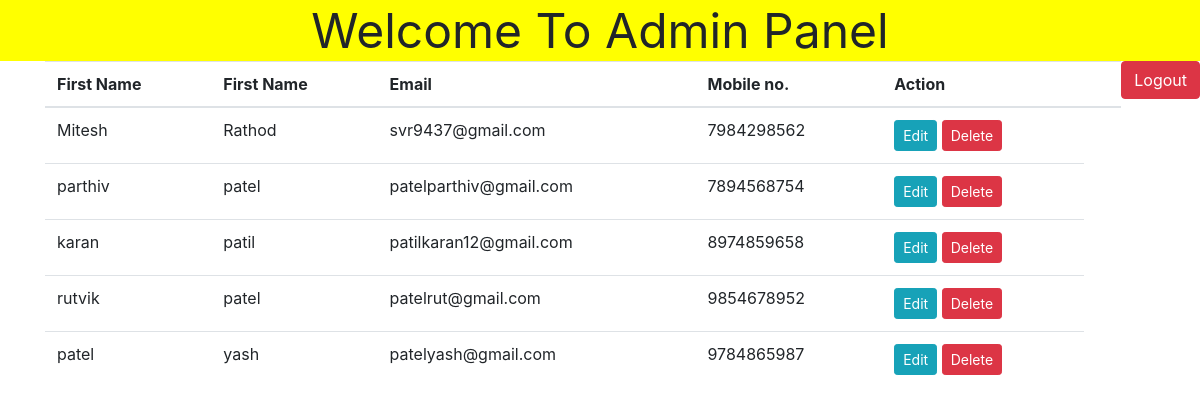
The app's page /admin.php with its own data.
### tables this page shows
CREATE TABLE `users` (
  `uid` int(255) NOT NULL,
  `fname` varchar(15) NOT NULL,
  `lname` varchar(15) NOT NULL,
  `mob` varchar(10) NOT NULL,
  `email` varchar(255) NOT NULL,
  `pwd` varchar(255) NOT NULL,
  `role` varchar(255) NOT NULL
);

### admin.php (the view, shortened to what this page needs)
<?php
include("db.php");
?>
<html>
<head>
  <link rel="stylesheet" href="https://maxcdn.bootstrapcdn.com/bootstrap/4.5.2/css/bootstrap.min.css">
</head>
<body>
<fieldset style="background-color:yellow;">
<table align="center">
<tr>
<td><font size="25">Welcome To Admin Panel</font></td>
</tr>
</table>
</fieldset>
<div class=containet>
<center><a href='logout.php' class='btn btn-danger float-right'>Logout</a></center>
</div>
<?php
 $sql = 'select * from users';
 $result = $conn->query($sql);
?>
<div class='container'>
<div class='row justify-content-center'>
<table class='table'>
<thead>
<tr>
<th >First Name </th>
<th >First Name </th>
<th >Email </th>
<th >Mobile no.</th>
<th colspan='2' >Action<th>
</tr>
</thead>
<?php
while($row = $result->fetch_assoc()):
?>
<tr>
<td><?php echo $row['fname'];  ?></td>
<td><?php echo $row['lname'];  ?></td>
<td><?php echo $row['email']; ?></td>
<td><?php echo $row['mob']; ?></td>
<td>
<a href='editdetails.php?edit=<?php echo $row['uid'];?>' class='btn btn-sm btn-info'>Edit</a>
<a href='process.php?delete=<?php echo $row['uid']; ?>' class='btn btn-sm btn-danger'>Delete</a>
</td>
</tr>
<?php echo '<br>'; ?>
<?php endwhile;?>
</table>
</div>
</div>
</body>
</html>

### admin.php (style rules this page uses)
thead { margin:30px; }

### records on screen
users: fname "Mitesh", lname "Rathod", email "svr9437@gmail.com", mob "7984298562"
users: fname "parthiv", lname "patel", email "patelparthiv@gmail.com", mob "7894568754"
users: fname "karan", lname "patil", email "patilkaran12@gmail.com", mob "8974859658"
users: fname "rutvik", lname "patel", email "patelrut@gmail.com", mob "9854678952"
users: fname "patel", lname "yash", email "patelyash@gmail.com", mob "9784865987"
